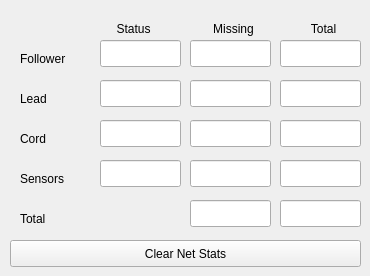
    <widget class="QWidget" name="tab_2">
     <attribute name="title">
      <string>Network Statistics</string>
     </attribute>
     <widget class="QLabel" name="label_12">
      <property name="geometry">
       <rect>
        <x>100</x>
        <y>20</y>
        <width>67</width>
        <height>17</height>
       </rect>
      </property>
      <property name="text">
       <string>Status</string>
      </property>
      <property name="alignment">
       <set>Qt::AlignCenter</set>
      </property>
     </widget>
     <widget class="QLineEdit" name="sensors_net_missing">
      <property name="geometry">
       <rect>
        <x>190</x>
        <y>160</y>
        <width>81</width>
        <height>27</height>
       </rect>
      </property>
      <property name="readOnly">
       <bool>true</bool>
      </property>
     </widget>
     <widget class="QLineEdit" name="sensors_net_status">
      <property name="geometry">
       <rect>
        <x>100</x>
        <y>160</y>
        <width>81</width>
        <height>27</height>
       </rect>
      </property>
      <property name="readOnly">
       <bool>true</bool>
      </property>
     </widget>
     <widget class="QLineEdit" name="follower_net__missing">
      <property name="geometry">
       <rect>
        <x>190</x>
        <y>40</y>
        <width>81</width>
        <height>27</height>
       </rect>
      </property>
      <property name="readOnly">
       <bool>true</bool>
      </property>
     </widget>
     <widget class="QLabel" name="label_7">
      <property name="geometry">
       <rect>
        <x>20</x>
        <y>90</y>
        <width>67</width>
        <height>17</height>
       </rect>
      </property>
      <property name="text">
       <string>Lead</string>
      </property>
     </widget>
     <widget class="QLabel" name="label_6">
      <property name="geometry">
       <rect>
        <x>20</x>
        <y>50</y>
        <width>67</width>
        <height>17</height>
       </rect>
      </property>
      <property name="text">
       <string>Follower</string>
      </property>
     </widget>
     <widget class="QLineEdit" name="cord_net_status">
      <property name="geometry">
       <rect>
        <x>100</x>
        <y>120</y>
        <width>81</width>
        <height>27</height>
       </rect>
      </property>
      <property name="readOnly">
       <bool>true</bool>
      </property>
     </widget>
     <widget class="QLabel" name="label_11">
      <property name="geometry">
       <rect>
        <x>200</x>
        <y>20</y>
        <width>67</width>
        <height>17</height>
       </rect>
      </property>
      <property name="text">
       <string>Missing</string>
      </property>
      <property name="alignment">
       <set>Qt::AlignCenter</set>
      </property>
     </widget>
     <widget class="QLineEdit" name="cord_net_missing">
      <property name="geometry">
       <rect>
        <x>190</x>
        <y>120</y>
        <width>81</width>
        <height>27</height>
       </rect>
      </property>
      <property name="readOnly">
       <bool>true</bool>
      </property>
     </widget>
     <widget class="QLabel" name="label_9">
      <property name="geometry">
       <rect>
        <x>20</x>
        <y>170</y>
        <width>67</width>
        <height>17</height>
       </rect>
      </property>
      <property name="text">
       <string>Sensors</string>
      </property>
     </widget>
     <widget class="QLabel" name="label_8">
      <property name="geometry">
       <rect>
        <x>20</x>
        <y>130</y>
        <width>67</width>
        <height>17</height>
       </rect>
      </property>
      <property name="text">
       <string>Cord</string>
      </property>
     </widget>
     <widget class="QLineEdit" name="total_net_missing">
      <property name="geometry">
       <rect>
        <x>190</x>
        <y>200</y>
        <width>81</width>
        <height>27</height>
       </rect>
      </property>
      <property name="readOnly">
       <bool>true</bool>
      </property>
     </widget>
     <widget class="QLineEdit" name="follower_net_status">
      <property name="geometry">
       <rect>
        <x>100</x>
        <y>40</y>
        <width>81</width>
        <height>27</height>
       </rect>
      </property>
      <property name="readOnly">
       <bool>true</bool>
      </property>
     </widget>
     <widget class="QLineEdit" name="lead_net_missing">
      <property name="geometry">
       <rect>
        <x>190</x>
        <y>80</y>
        <width>81</width>
        <height>27</height>
       </rect>
      </property>
      <property name="readOnly">
       <bool>true</bool>
      </property>
     </widget>
     <widget class="QLabel" name="label_10">
      <property name="geometry">
       <rect>
        <x>20</x>
        <y>210</y>
        <width>67</width>
        <height>17</height>
       </rect>
      </property>
      <property name="text">
       <string>Total</string>
      </property>
     </widget>
     <widget class="QLineEdit" name="lead_net_status">
      <property name="geometry">
       <rect>
        <x>100</x>
        <y>80</y>
        <width>81</width>
        <height>27</height>
       </rect>
      </property>
      <property name="readOnly">
       <bool>true</bool>
      </property>
     </widget>
     <widget class="QLineEdit" name="sensors_net_total">
      <property name="geometry">
       <rect>
        <x>280</x>
        <y>160</y>
        <width>81</width>
        <height>27</height>
       </rect>
      </property>
      <property name="readOnly">
       <bool>true</bool>
      </property>
     </widget>
     <widget class="QLineEdit" name="lead_net_total">
      <property name="geometry">
       <rect>
        <x>280</x>
        <y>80</y>
        <width>81</width>
        <height>27</height>
       </rect>
      </property>
      <property name="readOnly">
       <bool>true</bool>
      </property>
     </widget>
     <widget class="QLineEdit" name="follower_net__total">
      <property name="geometry">
       <rect>
        <x>280</x>
        <y>40</y>
        <width>81</width>
        <height>27</height>
       </rect>
      </property>
      <property name="readOnly">
       <bool>true</bool>
      </property>
     </widget>
     <widget class="QLineEdit" name="total_net_total">
      <property name="geometry">
       <rect>
        <x>280</x>
        <y>200</y>
        <width>81</width>
        <height>27</height>
       </rect>
      </property>
      <property name="readOnly">
       <bool>true</bool>
      </property>
     </widget>
     <widget class="QLineEdit" name="cord_net_total">
      <property name="geometry">
       <rect>
        <x>280</x>
        <y>120</y>
        <width>81</width>
        <height>27</height>
       </rect>
      </property>
      <property name="readOnly">
       <bool>true</bool>
      </property>
     </widget>
     <widget class="QLabel" name="label_13">
      <property name="geometry">
       <rect>
        <x>290</x>
        <y>20</y>
        <width>67</width>
        <height>17</height>
       </rect>
      </property>
      <property name="text">
       <string>Total</string>
      </property>
      <property name="alignment">
       <set>Qt::AlignCenter</set>
      </property>
     </widget>
     <widget class="QPushButton" name="clear_net_stats">
      <property name="geometry">
       <rect>
        <x>10</x>
        <y>240</y>
        <width>351</width>
        <height>27</height>
       </rect>
      </property>
      <property name="text">
       <string>Clear Net Stats</string>
      </property>
     </widget>
    </widget>
